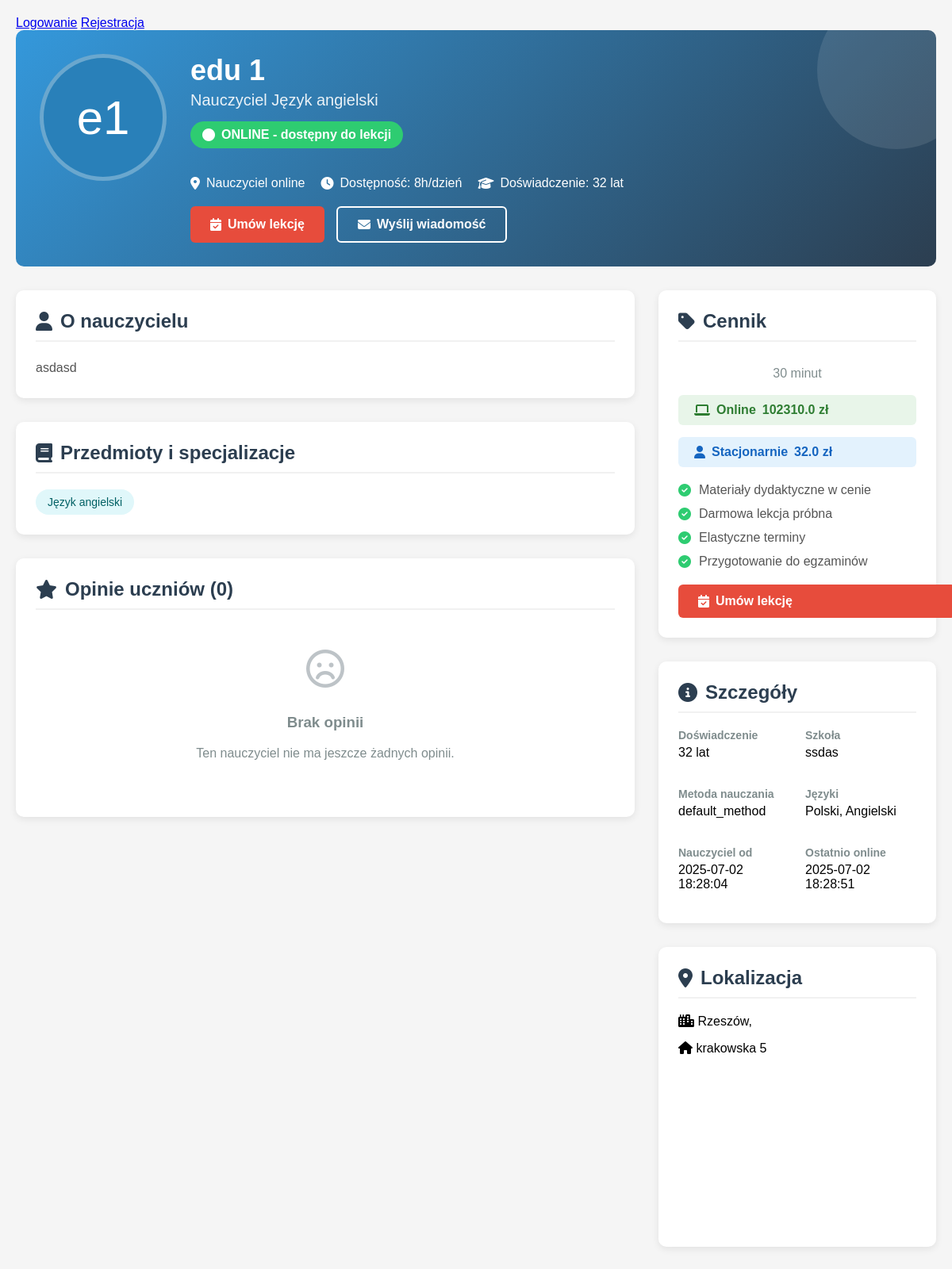
/teacher_profile/3 (signed in), run on an earlier commit of the app's database.
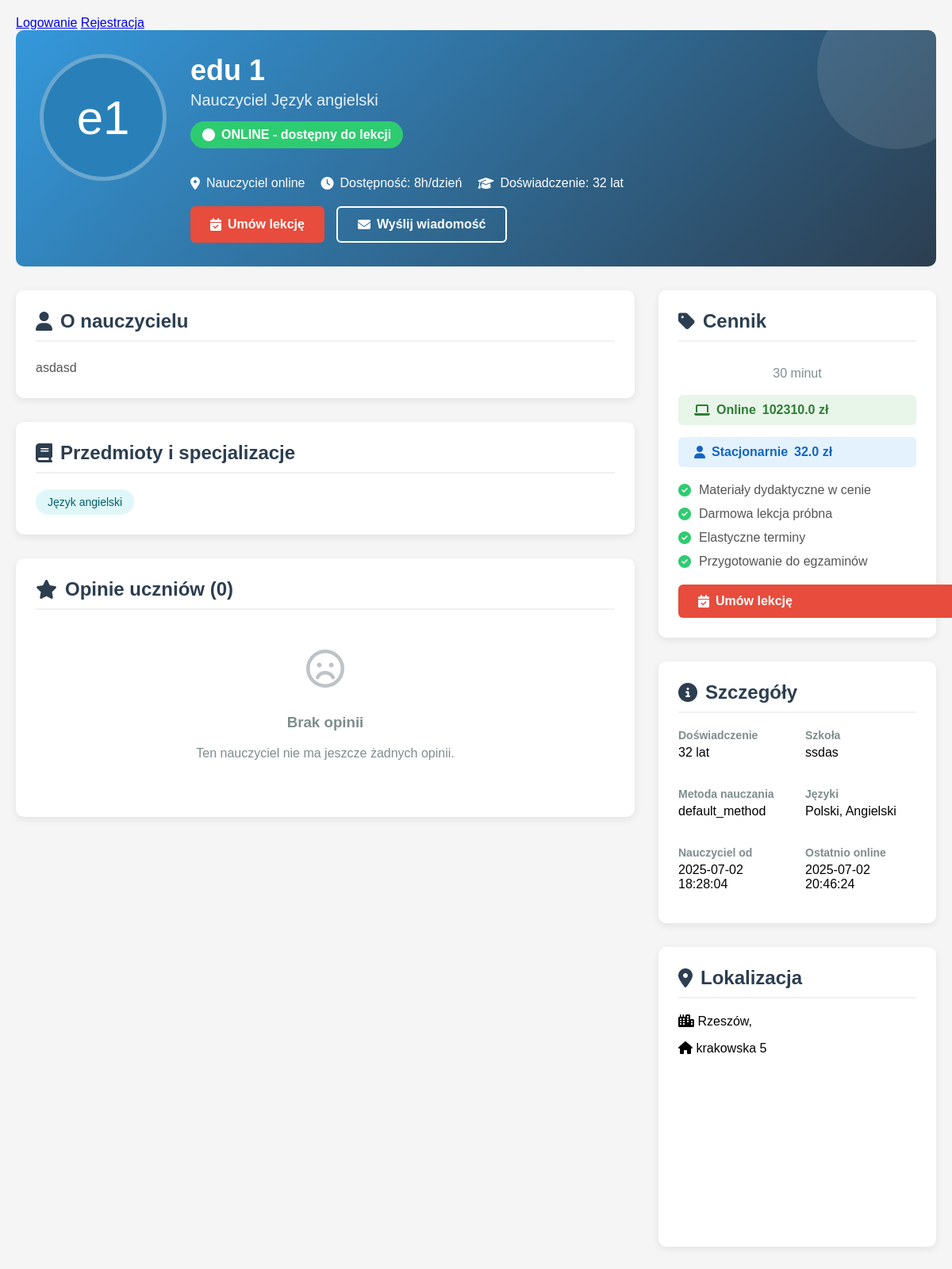
And on a later commit of the database.
### tables this page shows
CREATE TABLE users (
                id INTEGER PRIMARY KEY AUTOINCREMENT,
                username TEXT UNIQUE NOT NULL,
                email TEXT UNIQUE NOT NULL,
                hash TEXT NOT NULL,
                role INTEGER DEFAULT 0,
                voivodeship TEXT,
                regional_teacher_id INTEGER,
                first_name TEXT,
                last_name TEXT,
                phone TEXT,
                school TEXT,
                subjects TEXT,
                experience_years INTEGER,
                bio TEXT,
                profile_picture TEXT,
                created_at TIMESTAMP DEFAULT CURRENT_TIMESTAMP,
                is_online INTEGER DEFAULT 0,
                last_online TIMESTAMP,
                teaching_modes TEXT DEFAULT 'online',
                availability_hours INTEGER DEFAULT 8,
                parental_email TEXT,
                password_setup_token TEXT,
                token_expiry TIMESTAMP,
                password_reset_token TEXT,
                password_reset_expiry TIMESTAMP,
                tmethod TEXT DEFAULT 'default_method'
            );

### app.py (the view)
@app.route("/teacher_profile/<int:teacher_id>")
def teacher_profile(teacher_id):
    if "user_id" not in session:
        flash("Musisz być zalogowany, aby przeglądać profile nauczycieli", "error")
        return redirect(url_for("login"))
    db = get_db()
    teacher = db.execute("""
        SELECT u.*, p.city, p.address, p.lat, p.lng,
               rt.username as regional_teacher_name
        FROM users u
        LEFT JOIN pins p ON u.id = p.created_by
        LEFT JOIN users rt ON u.regional_teacher_id = rt.id
        WHERE u.id = ? AND u.role IN (?, ?)
    """, (teacher_id, ROLE_TEACHER, ROLE_REGIONAL_TEACHER)).fetchone()
    if not teacher:
        flash("Nauczyciel nie istnieje", "error")
        return redirect(url_for("index"))
    teacher = row_to_dict(teacher)
    availability = {}
    availability_rows = db.execute("""
        SELECT day_of_week, start_time, end_time, is_available, teaching_mode
        FROM teacher_availability
        WHERE teacher_id = ?
    """, (teacher_id,)).fetchall()
    for row in availability_rows:
        day = row['day_of_week']
        time_slot = f"{row['start_time']} - {row['end_time']}"
        if day not in availability:
            availability[day] = {}
        availability[day][time_slot] = {
            'available': row['is_available'],
            'mode': row['teaching_mode']
        }
    reviews = []
    pricing = db.execute("""
        SELECT price_online, price_in_person
        FROM teacher_pricing
        WHERE teacher_id = ?
    """, (teacher_id,)).fetchone()
    if not pricing:
        pricing = {"price_online": "brak danych", "price_in_person": "brak danych"}
    return render_template("teacher_profile.html",
                           teacher=teacher,
                           availability=availability,
                           reviews=reviews,
                           time_slots=generate_time_slots(),
                           datetime=datetime,
                           pricing=pricing)

### app.py (called while the page is built)
def get_db():
    db = getattr(g, '_database', None)
    if db is None:
        db = g._database = sqlite3.connect(DATABASE)
        db.row_factory = sqlite3.Row
    return db

@app.template_filter('format_datetime')
def format_datetime(value, format='%d.%m.%Y %H:%M'):
    if value is None:
        return ""
    try:
        return value.strftime(format)
    except AttributeError:
        return value

@app.teardown_appcontext
def close_connection(exception):
    db = getattr(g, '_database', None)
    if db is not None:
        db.close()

def row_to_dict(row):
    return dict(row) if row else None

@app.context_processor
def utility_processor():
    return dict(
        get_day_name=get_day_name,
        get_role_name=get_role_name,
        datetime=datetime,
        timedelta=timedelta,
        format_time_slot=format_time_slot
    )

@app.template_filter('format_date')
def format_date(value):
    if value is None:
        return "Nieznana"
    try:
        dt = datetime.strptime(value, '%Y-%m-%d')
        return dt.strftime('%d.%m.%Y')
    except:
        return value

### templates/teacher_profile.html (shortened to what the changed rows need)
<!DOCTYPE html>
<html lang="pl">
<head>
    <link rel="stylesheet" href="https://cdnjs.cloudflare.com/ajax/libs/font-awesome/6.4.0/css/all.min.css ">
</head>
<body>
    <div class="profile-container">
        <div class="profile-header">
            <div class="avatar-container">
                <div class="teacher-avatar">
                    {{ teacher.first_name[0] }}{{ teacher.last_name[0] }}
                </div>
            </div>
            <div class="profile-info">
                <h1 class="teacher-name">{{ teacher.first_name }} {{ teacher.last_name }}</h1>
                <div class="teacher-title">Nauczyciel {{ teacher.subjects.split(', ')[0] }}</div>
                <div class="status-badge">
                    <i class="fas fa-circle"></i> ONLINE - dostępny do lekcji
                </div>
                <div class="contact-info">
                    <div class="contact-item">
                        <i class="fas fa-map-marker-alt"></i>
                        {% if teacher.voivodeship %}
                            {{ teacher.voivodeship }}{% if teacher.city %}, {{ teacher.city }}{% endif %}
                        {% else %}
                            Nauczyciel online
                        {% endif %}
                    </div>
                    <div class="contact-item">
                        <i class="fas fa-clock"></i>
                        Dostępność: {{ teacher.availability_hours }}h/dzień
                    </div>
                    <div class="contact-item">
                        <i class="fas fa-graduation-cap"></i>
                        Doświadczenie: {{ teacher.experience_years }} lat
                    </div>
                </div>
                <div class="profile-actions">
                    <a href="{{ url_for('book_teacher', teacher_id=teacher.id) }}" class="btn btn-primary">
                    </a>
                    <a href="#" class="btn btn-outline">
                    </a>
                </div>
            </div>
        </div>
        <div class="profile-content">
            <div class="main-content">
                <div class="section">
                    <h2 class="section-title"><i class="fas fa-user"></i> O nauczycielu</h2>
                    <div class="about-content">
                        {{ teacher.bio or "Nauczyciel nie dodał jeszcze opisu swojego profilu." }}
                    </div>
                </div>
                <div class="section">
                    <h2 class="section-title"><i class="fas fa-book"></i> Przedmioty i specjalizacje</h2>
                    <div class="subjects-list">
                        {% for subject in teacher.subjects.split(', ') %}
                        <div class="subject-tag">{{ subject }}</div>
                        {% endfor %}
                    </div>
                </div>
                <div class="section">
                    <h2 class="section-title"><i class="fas fa-star"></i> Opinie uczniów ({{ reviews|length }})</h2>
                </div>
            </div>
            <div class="sidebar">
                <div class="section booking-card">
                    <h2 class="section-title"><i class="fas fa-tag"></i> Cennik</h2>
                </div>
                <div class="section">
                    <h2 class="section-title"><i class="fas fa-info-circle"></i> Szczegóły</h2>
                    <div class="info-grid">
                        <div class="info-item">
                            <div class="info-label">Doświadczenie</div>
                            <div class="info-value">{{ teacher.experience_years }} lat</div>
                        </div>
                        <div class="info-item">
                            <div class="info-label">Szkoła</div>
                            <div class="info-value">{{ teacher.school or 'Nie podano' }}</div>
                        </div>
                        <div class="info-item">
                            <div class="info-label">Metoda nauczania</div>
                            <div class="info-value">{{ teacher.tmethod }}</div>
                        </div>
                        <div class="info-item">
                            <div class="info-label">Nauczyciel od</div>
                            <div class="info-value">{{ teacher.created_at|format_date }}</div>
                        </div>
                        <div class="info-item">
                            <div class="info-label">Ostatnio online</div>
                            <div class="info-value">{{ teacher.last_online|format_datetime }}</div>
                        </div>
                    </div>
                </div>
                <div class="section">
                    <h2 class="section-title"><i class="fas fa-map-marker-alt"></i> Lokalizacja</h2>
                </div>
            </div>
        </div>
    </div>
</body>
</html>

What changed in the data, as far as the page shows it:
changed users "Język angielski": last_online "2025-07-02 18:28:51" → "2025-07-02 20:46:24"
